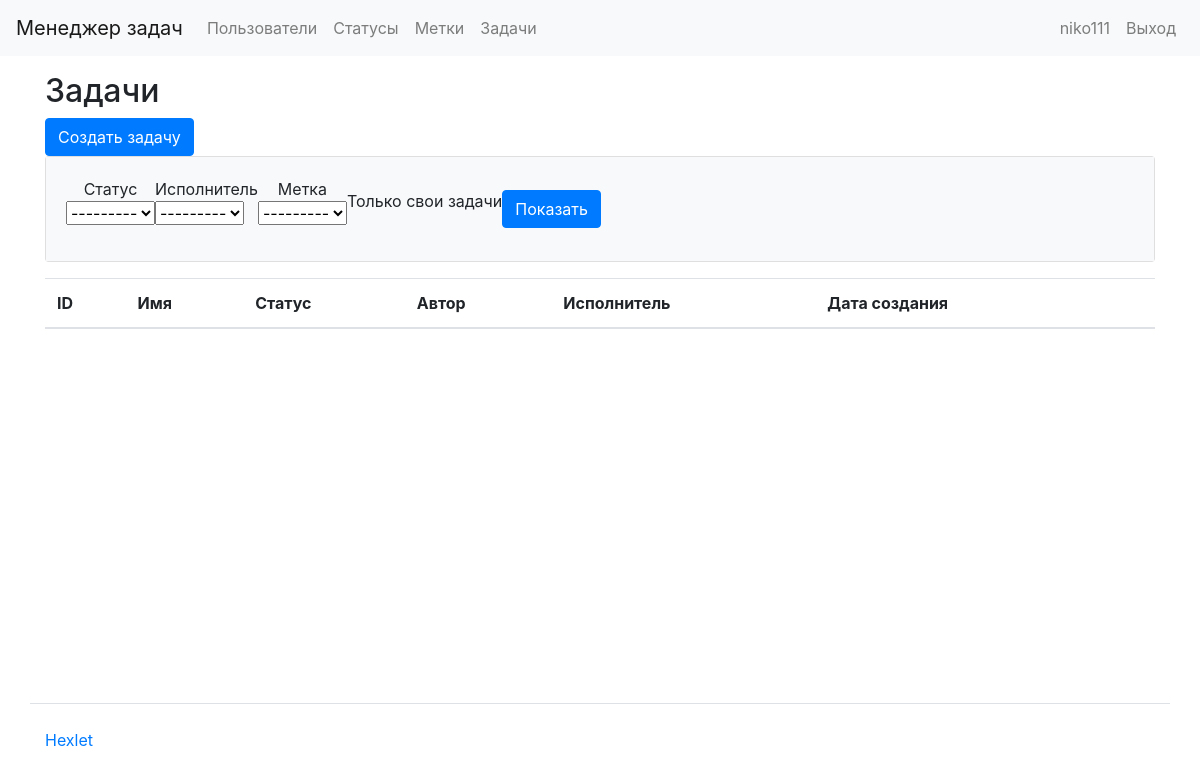
Before: /tasks/ (signed in) with the older database file.
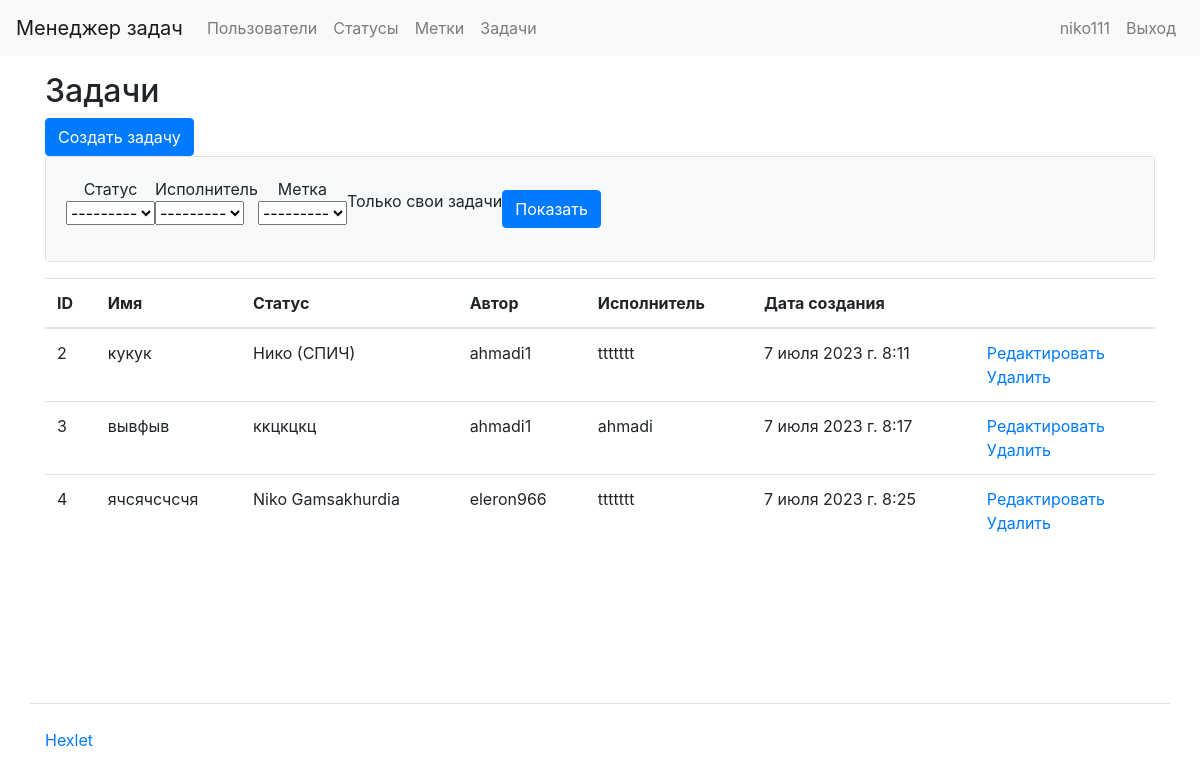
After: the same page with the newer database file.
### tasks/models.py (models this page shows, shortened)
class Task(models.Model):
    name = models.CharField(max_length=100)
    description = models.TextField()  # If you want to add a description field
    status = models.ForeignKey(Status, on_delete=models.CASCADE)  # Link to the Status model
    author = models.ForeignKey(User, on_delete=models.CASCADE, related_name='author_tasks')  # Link to the User model
    executor = models.ForeignKey(User, on_delete=models.CASCADE, related_name='executor_tasks')  # Link to the User model
    label = models.ForeignKey(labels, on_delete=models.CASCADE, null=True)  # Link to the Label model
    created_date = models.DateTimeField(auto_now_add=True)
    class Meta:
        app_label = 'tasks'

### status/models.py (models this page shows, shortened)
class Status(models.Model):
    name = models.CharField(max_length=100)
    created_date = models.DateTimeField(auto_now_add=True)
    class Meta:
        app_label = 'status'

### tasks/views.py (the view)
# urls.py: path('tasks/', tasks_list, name='tasks'),
@login_required
def tasks_list(request):
    tasks = TaskModel.objects.all()
    return render(request, 'tasks/tasks.html', {'tasks': tasks})

### task_manager/templates/tasks/tasks.html (shortened to what this page needs)
{% extends "base.html" %}
{% load i18n %}
{% block content %}
  <h2>Задачи</h2>
  <a href="{% url 'create_tasks' %}" class="btn btn-primary">{% trans "Создать задачу" %}</a>
  <div class="card mb-3">
    <div class="card-body bg-light">
      <form class="form-inline center" method="get">
        <div class="mb-3">
          <label class="form-label" for="id_status">Статус</label>
          <select name="status" class="form-select" id="id_status">
            <option value="" selected>---------</option>
          </select>
        </div>
        <div class="mb-3">
          <label class="form-label" for="id_executor">Исполнитель</label>
          <select name="executor" class="form-select" id="id_executor">
            <option value="" selected>---------</option>
          </select>
        </div>
        <div class="mb-3">
          <label class="form-label" for="id_label">Метка</label>
          <select name="label" class="form-select" id="id_label">
            <option value="" selected>---------</option>
          </select>
        </div>
        <div class="mb-3">
          <div class="form-check">
            <label class="form-check-label" for="id_self_tasks">Только свои задачи</label>
          </div>
        </div>
        <input class="btn btn-primary" type="submit" value="Показать">
      </form>
    </div>
  </div>
  <table class="table">
    <thead>
      <tr>
        <th scope="col">ID</th>
        <th scope="col">Имя</th>
        <th scope="col">Статус</th>
        <th scope="col">Автор</th>
        <th scope="col">Исполнитель</th>
        <th scope="col">Дата создания</th>
        <th scope="col"></th>
      </tr>
    </thead>
    <tbody>
      {% for task in tasks %}
      <tr>
          <td>{{ task.id }}</td>
          <td>{{ task.name }}</td>
          <td>{{ task.status.name }}</td>
          <td>{{ task.author.username }}</td>
          <td>{{ task.executor.username }}</td>
          <td>{{ task.created_date }}</td>
          <td>
            <a href="{% url 'edit_tasks' task.id %}">{% trans "Edit" %}</a>
            <br>
            <a href="{% url 'delete_tasks' task.id %}">{% trans "Delete" %}</a>
          </td>
      </tr>
      {% endfor %}
    </tbody>
  </table>
{% endblock %}

Changed rows visible on the page:
added Task: id "2", name "кукук", status.name "Нико (СПИЧ)", author.username "ahmadi1", executor.username "ttttttt", created_date "7 июля 2023 г. 8:11"
added Task: id "3", name "вывфыв", status.name "ккцкцкц", author.username "ahmadi1", executor.username "ahmadi", created_date "7 июля 2023 г. 8:17"
added Task: id "4", name "ячсячсчсчя", status.name "Niko Gamsakhurdia", author.username "eleron966", executor.username "ttttttt", created_date "7 июля 2023 г. 8:25"
